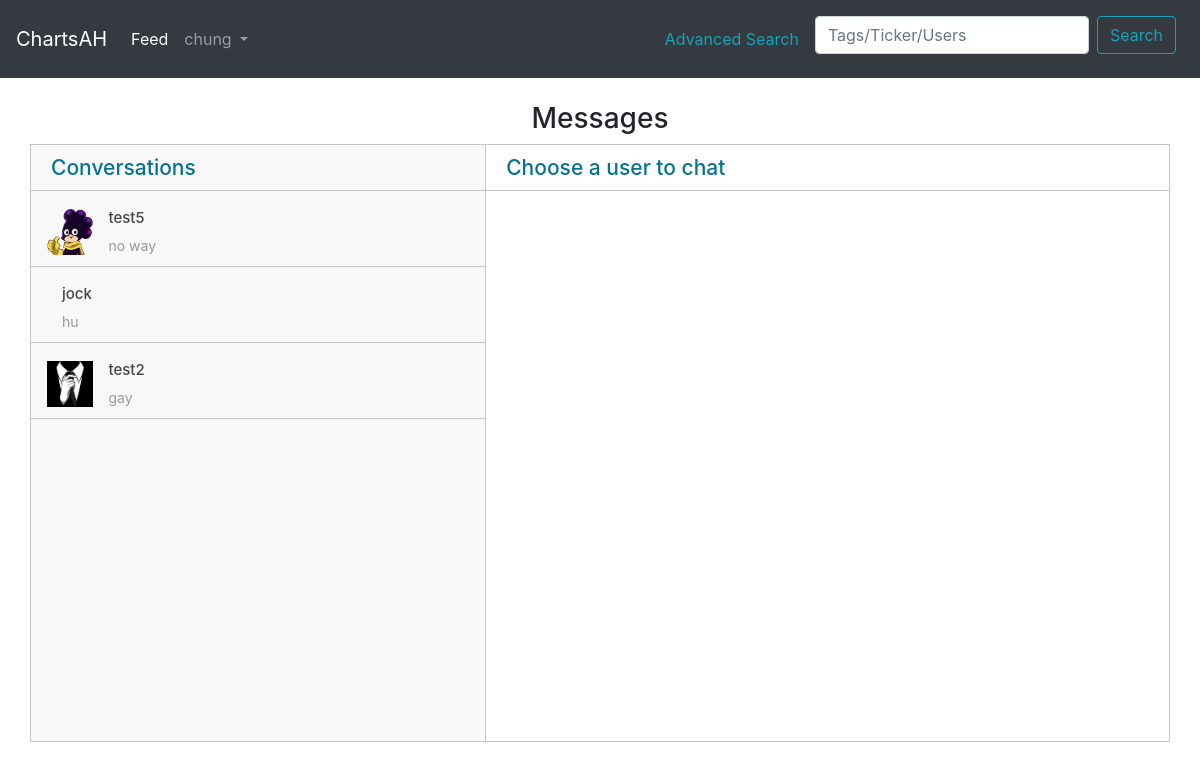
Before: /messages/ (signed in) with the older database file.
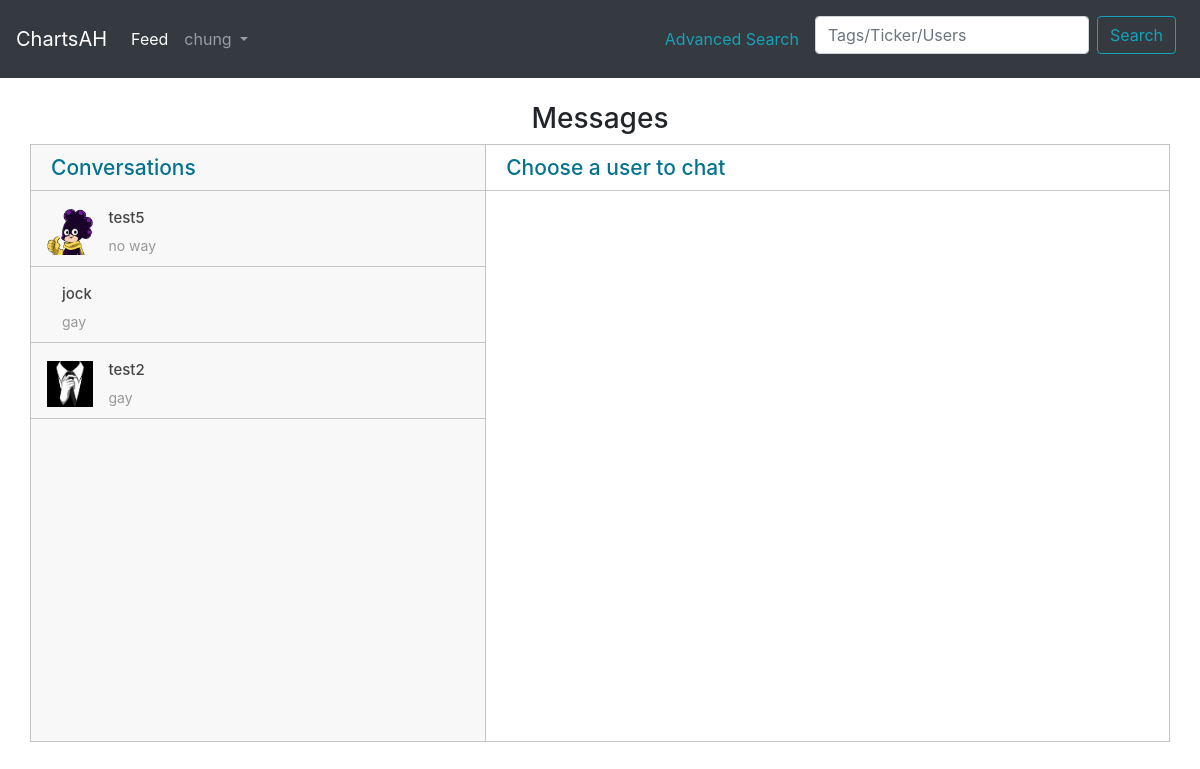
After: the same page with the newer database file.
### main/models.py (models this page shows)
class Conversation(models.Model):
    participants = models.ManyToManyField(User, related_name='participants')
    last_message = models.TextField(null=True)

### main/views.py (the view)
# urls.py: path("messages/", conversation_view.as_view(), name="conversation"),
class conversation_view(ListView):
     model = Message
     template_name = 'main/conversations_list.html'
     context_object_name = 'conversations'
     def get_context_data(self, *args, **kwargs):
          current_user = self.request.user
          context = super().get_context_data(*args, **kwargs)
          conversations = Conversation.objects.filter(participants=current_user)
          context['conversations'] = conversations
          return context

### main/templates/main/conversations_list.html (shortened to what this page needs)
<link rel="stylesheet" href="https://stackpath.bootstrapcdn.com/bootstrap/4.5.2/css/bootstrap.min.css">
<link href="https://cdnjs.cloudflare.com/ajax/libs/font-awesome/4.7.0/css/font-awesome.css" type="text/css" rel="stylesheet">
{% include "main/includes/navbar.html" %}
<html>
<head>
</head>
<body>
  {% load humanize %}
<br>
<div class="container">
<h3 class=" text-center">Messages</h3>
<div class="messaging">
      <div class="inbox_msg">
        <div class="inbox_people">
          <div class="headind_srch">
            <div class="recent_heading">
              <h4>Conversations</h4>
            </div>
          </div>
          <div class="inbox_chat">
            {% for convo in conversations %}
            {% for user in convo.participants.all %}
            {% if user != request.user %}
            <a href="{% url 'main:message' user %}#last" style="color:inherit; text-decoration: none;">
            <div class="chat_list">
              <div class="chat_people">
                <div class="chat_img"> <img src="{{ user.profile.image.url }}" alt=""> </div>
                <div class="chat_ib">
                  <h5>{{ user.username }}</h5>
                  <p>{{ convo.last_message }}</p>
                </div>
              </div>
            </div>
            </a>
            {%  endif %}
            {%  endfor %}
            {%  endfor %}
          </div>
        </div>
        <div class="headind_srch">
          <div class="recent_heading">
            <h4>Choose a user to chat</h4>
          </div>
          </div>
        </div>
      </div>
    </body>
    </html>

Changed rows visible on the page:
changed Conversation (number 2 of 3 on the later page): last_message "hu" → "gay"
